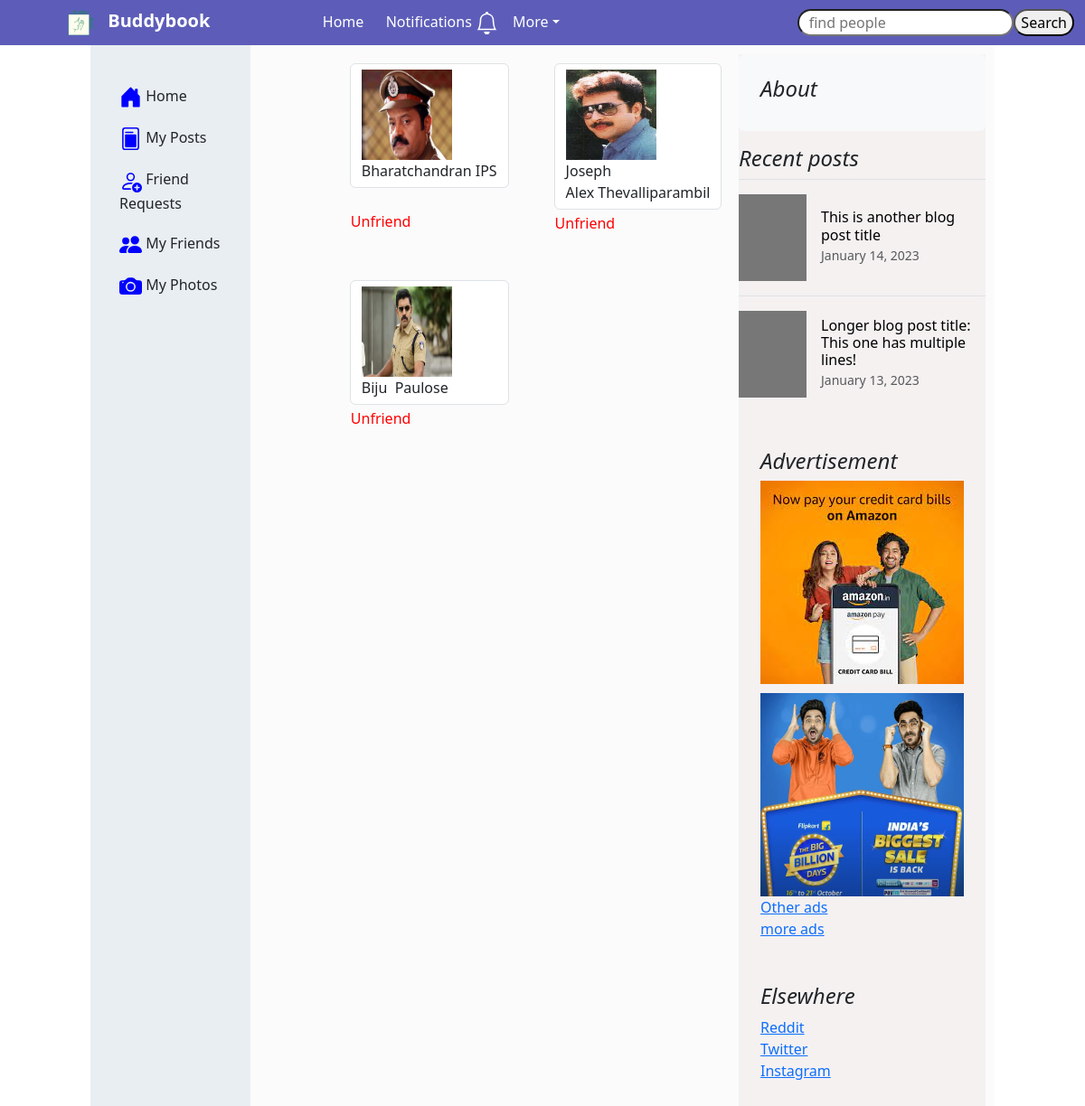
Screenshot of /friend_list/ (signed in) with the database file from the repository.
### app_buddy/models.py (models this page shows)
class friend_tb(models.Model):
    requested_to=models.CharField(max_length=20,default=0)
    request_from=models.ForeignKey(register_tb,on_delete=models.CASCADE,default=0)
    status=models.CharField(max_length=20,default='pending')

class register_tb(models.Model):
    first_name=models.CharField(max_length=20)
    last_name=models.CharField(max_length=20)
    gender=models.CharField(max_length=20)
    dob=models.CharField(max_length=20)
    email=models.CharField(max_length=20)
    phone=models.CharField(max_length=20)
    address=models.CharField(max_length=20)
    photo=models.FileField()
    user_name=models.CharField(max_length=20)
    password=models.CharField(max_length=20)

### app_buddy/views.py (the view)
# urls.py: path('friend_list/',views.friend_list,name='friend_list'),
def friend_list(request):
    my_id=request.session['yourself']
    buddy=register_tb.objects.filter(id=my_id)
    name=buddy[0].user_name
    my_friends=friend_tb.objects.filter(status=my_id)
    return render(request,'app_buddy/friend_list.html',{'buddy_list':my_friends,'key':name})

### template/app_buddy/friend_list.html (shortened to what this page needs)
{% extends 'base.html' %}
{% block content %}
          <div class="content">
                <div class="col-8" style="display: grid; grid-template-columns: 2fr 2fr; gap: 50px; margin: auto;">
                    {% for i in buddy_list %}
                     <table>
                        <tr>
                            <td class="form-control"><div class="col-2">
                                <a href="{% url 'view_profile' i.request_from.id %}"><img src="{{i.request_from.photo.url}}" alt="No picture" height="100px" width="100px" ></a>
                            </div>{{i.request_from.first_name}}&nbsp;{{i.request_from.last_name}}</td>
                        </tr>
                        <tr>
                           <td><input type="hidden" name="friend_id" value="{{i.request_from.id}}"></td>
                        </tr>
                        <tr>
                            <td><a href="{% url 'unfriend' i.id %}" onclick="return confirm('Are you sure you want to Unfriend this user?')" style="color: red;" class="nav-link" >Unfriend</a></td>
                        </tr>
                     </table>
                     {% endfor %}
                </div>
            </div>
{% endblock %}

### static/style.css (style rules this page uses)
.content { margin: 20px; margin-left: 30px; }

### rows the page displays
friend_tb: request_from.photo (picture), request_from.first_name "Bharatchandran", request_from.last_name "IPS"
friend_tb: request_from.photo (picture), request_from.first_name "Joseph Alex", request_from.last_name "Thevalliparambil"
friend_tb: request_from.photo (picture), request_from.first_name "Biju", request_from.last_name "Paulose"
